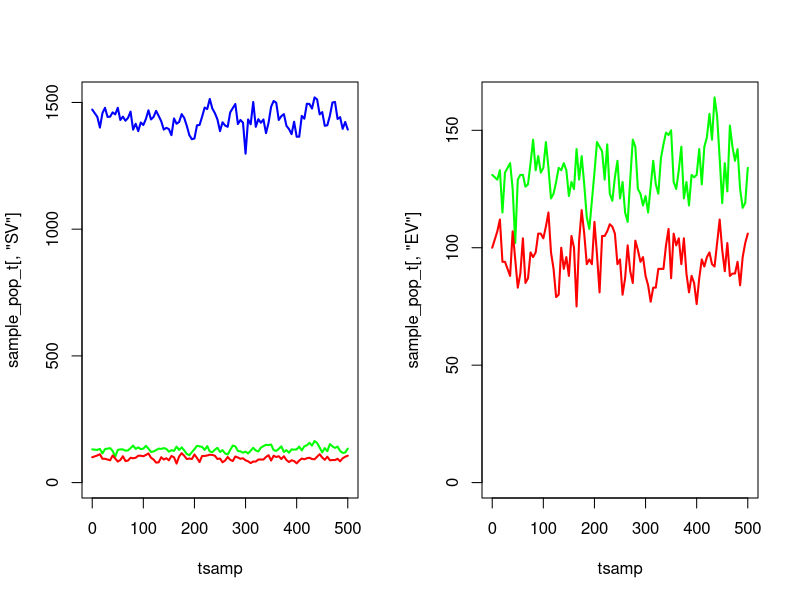
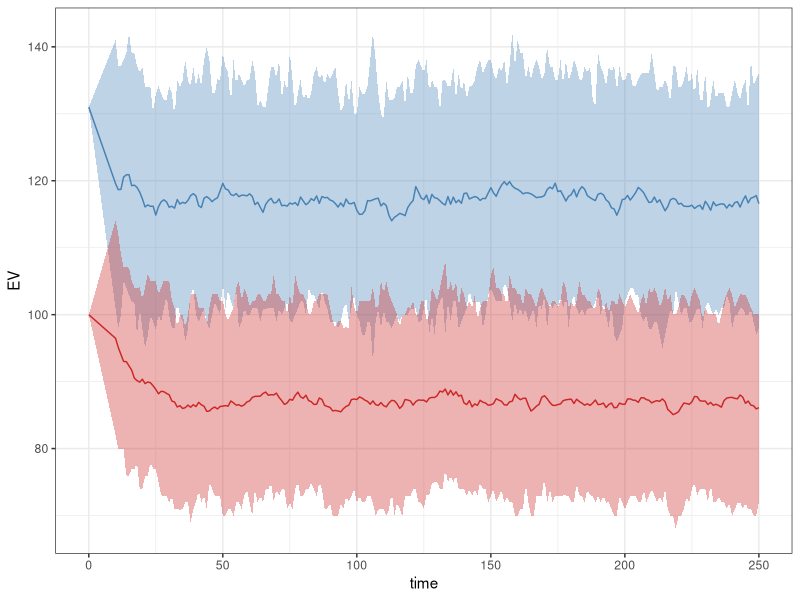

Write the R code that produced these figures, in order. (Note: this script raises an error after producing the figures.)
################################################################################
#   Exponential distribution of EIP
#   Deterministic Model
################################################################################

rm(list=ls());gc()

# make a single node
make_node <- function(){

  node <- list()

  # new eggs are generated from a conditionally independent Poisson process
  node$EL_new <- 0
  storage.mode(node$EL_new) <- "integer"

  # probabilities & transitions for early-stage instars (names are destinations of jumps)
  node$EL_probs <- rep(0,3)
  node$EL_probs <- setNames(node$EL_probs,c("EL","D","LL"))
  node$EL_transitions <- rep(0,3)
  node$EL_transitions <- setNames(node$EL_transitions,c("EL","D","LL"))
  storage.mode(node$EL_transitions) <- "integer"

  # probabilities & transitions for late-stage instars
  node$LL_probs <- rep(0,3)
  node$LL_probs <- setNames(node$LL_probs,c("LL","D","PL"))
  node$LL_transitions <- rep(0,3)
  node$LL_transitions <- setNames(node$LL_transitions,c("LL","D","PL"))
  storage.mode(node$LL_transitions) <- "integer"

  # probabilities & transitions for pupae
  node$PL_probs <- rep(0,4)
  node$PL_probs <- setNames(node$PL_probs,c("PL","D","SV_F","SV_M"))
  node$PL_transitions <- rep(0,4)
  node$PL_transitions <- setNames(node$PL_transitions,c("PL","D","SV_F","SV_M"))
  storage.mode(node$PL_transitions) <- "integer"

  # probabilities & transitions for susceptible vectors
  node$SV_probs <- rep(0,3)
  node$SV_probs <- setNames(node$SV_probs,c("SV","D","EV"))
  node$SV_transitions <- rep(0,3)
  node$SV_transitions <- setNames(node$SV_transitions,c("SV","D","EV"))
  storage.mode(node$SV_transitions) <- "integer"

  # probabilities & transitions for incubating vectors
  node$EV_probs <- rep(0,3)
  node$EV_probs <- setNames(node$EV_probs,c("EV","D","IV"))
  node$EV_transitions <- rep(0,3)
  node$EV_transitions <- setNames(node$EV_transitions,c("EV","D","IV"))
  storage.mode(node$EV_transitions) <- "integer"

  # probabilities & transitions for infectious vectors
  node$IV_probs <- rep(0,2)
  node$IV_probs <- setNames(node$IV_probs,c("IV","D"))
  node$IV_transitions <- rep(0,2)
  node$IV_transitions <- setNames(node$IV_transitions,c("IV","D"))
  storage.mode(node$IV_transitions) <- "integer"

  # state space
  node$EL <- 0L
  node$LL <- 0L
  node$PL <- 0L
  node$SV <- 0L
  node$EV <- 0L
  node$IV <- 0L

  list2env(node,hash=TRUE)
}

# execute an Euler-step for the model
# rates -> probabilities are defined by discretisation of the underlying
# CTMC system (competing hazards)
euler_step <- function(node,pars,tnow,dt){
  with(pars,{

    ########################################
    # INTERVENTION-DEPENDENT PARAMETERS
    ########################################

    delta <- 1/(tau1+tau2) # Inverse of gonotrophic cycle without ITNs/IRS
    e_ov <- beta*(exp(muV/delta)-1)/muV # Number of eggs per oviposition per mosquito

    ## Derived parameters which depend on intervention status:
    if(tnow > pars$time_ITN_on){
      ITNcov_t <- pars$ITNcov
    } else {
      ITNcov_t <- 0
    }
    if(tnow > pars$time_IRS_on){
      IRScov_t <- pars$IRScov
    } else {
      IRScov_t <- 0
    }

    # zCom: Probability of a mosquito being repelled from an ITN or IRS-treated house:
    c0 <- 1 - ITNcov_t - IRScov_t + ITNcov_t*IRScov_t
    cITN <- ITNcov_t - ITNcov_t*IRScov_t
    cIRS <- IRScov_t - ITNcov_t*IRScov_t
    cCom <- ITNcov_t*IRScov_t
    rCom <- rIRS + (1-rIRS)*rITN
    sCom  <- (1-rIRS)*sITN*sIRS
    zCom <- Q0*cITN*phiB*rITN + Q0*cIRS*phiI*rIRS + Q0*cCom*(phiI-phiB)*rIRS + Q0*cCom*phiB*rCom

    # deltaCom: Inverse of gonotrophic cycle length with ITNs & IRS:
    deltaCom <- 1/(tau1/(1-zCom) + tau2)

    # wCom: Probability that a surviving mosquito succeeds in feeding during a single attempt:
    wCom <- 1 - Q0 + Q0*c0 + Q0*cITN*(1-phiB+phiB*sITN) + Q0*cIRS*(1-phiI+phiI*sIRS) + Q0*cCom*((phiI-phiB)*sIRS + 1-phiI + phiB*sCom)

    # muVCom: Female mosquito death rate in presence of ITNs & IRS:
    p10 <- exp(-muV*tau1)
    p1Com <- p10*wCom/(1 - zCom*p10)
    p2 <- exp(-muV*tau2)
    pCom <- (p1Com*p2)^deltaCom
    muVCom <- -log(pCom)

    # betaCom: Eggs laid per day by female mosquitoes in presence of ITNs & IRS:
    betaCom <- e_ov*muVCom/(exp(muVCom/deltaCom) - 1)

    ########################################
    # EARLY-STAGE LARVAL INSTARS (EL)
    ########################################

    # inbound oviposition to EL
    NV <- sum(node$SV,node$EV,node$IV)
    node$EL_new <- rpois(n = 1,lambda = betaCom*NV*dt)

    # instantaneous hazards for EL
    haz_EL_mort <- muEL*(1 + ((node$EL+node$LL)/K))
    haz_EL_2LL <- 1/durEL

    # jump probabilities
    node$EL_probs[["EL"]] <- exp(-(haz_EL_mort + haz_EL_2LL)*dt)
    node$EL_probs[["D"]] <- (1 - node$EL_probs[["EL"]])*(haz_EL_mort / (haz_EL_mort + haz_EL_2LL)) # death
    node$EL_probs[["LL"]] <- (1 - node$EL_probs[["EL"]])*(haz_EL_2LL / (haz_EL_mort + haz_EL_2LL)) # to late-instar

    # jump sizes
    node$EL_transitions[c("EL","D","LL")] <- as.vector(rmultinom(n=1,size=node$EL,prob=node$EL_probs))

    ########################################
    # LATE-STAGE LARVAL INSTARS (LL)
    ########################################

    # instantaneous hazards for LL
    haz_LL_mort <- muLL*(1 + gamma*((node$EL+node$LL)/K))
    haz_LL_2PL <- 1/durLL

    # jump probabilities
    node$LL_probs[["LL"]] <- exp(-(haz_LL_mort + haz_LL_2PL)*dt)
    node$LL_probs[["D"]] <- (1 - node$LL_probs[["LL"]])*(haz_LL_mort / (haz_LL_mort + haz_LL_2PL)) # death
    node$LL_probs[["PL"]] <- (1 - node$LL_probs[["LL"]])*(haz_LL_2PL / (haz_LL_mort + haz_LL_2PL)) # to pupae

    # jump sizes
    node$LL_transitions[c("LL","D","PL")] <- as.vector(rmultinom(n=1,size=node$LL,prob=node$LL_probs))

    ########################################
    # PUPAE (PL)
    ########################################

    # instantaneous hazards for PL
    haz_PL_mort <- muPL
    haz_PL_2SV_F <- (1/durPL)*0.5
    haz_PL_2SV_M <- (1/durPL)*0.5

    # jump probabilities
    node$PL_probs[["PL"]] <- exp(-(haz_PL_mort + haz_PL_2SV_F + haz_PL_2SV_M)*dt)
    node$PL_probs[["D"]] <- (1 - node$PL_probs[["PL"]])*(haz_PL_mort / (haz_PL_mort + haz_PL_2SV_F + haz_PL_2SV_M)) # death
    node$PL_probs[["SV_F"]] <- (1 - node$PL_probs[["PL"]])*(haz_PL_2SV_F / (haz_PL_mort + haz_PL_2SV_F + haz_PL_2SV_M)) # to susceptible female
    node$PL_probs[["SV_M"]] <- (1 - node$PL_probs[["PL"]])*(haz_PL_2SV_M / (haz_PL_mort + haz_PL_2SV_F + haz_PL_2SV_M)) # to susceptible males

    # jump sizes
    node$PL_transitions[c("PL","D","SV_F","SV_M")] <- as.vector(rmultinom(n=1,size=node$PL,prob=node$PL_probs))

    ########################################
    # SUSCEPTIBLE VECTORS (SV)
    ########################################

    # instantaneous hazards for SV
    haz_SV_mort <-  muVCom
    haz_SV_inf <- lambdaV

    # jump probabilities
    node$SV_probs[["SV"]] <- exp(-(haz_SV_mort + haz_SV_inf)*dt)
    node$SV_probs[["D"]] <- (1 - node$SV_probs[["SV"]])*(haz_SV_mort / (haz_SV_mort + haz_SV_inf)) # death
    node$SV_probs[["EV"]] <- (1 - node$SV_probs[["SV"]])*(haz_SV_inf / (haz_SV_mort + haz_SV_inf)) # to incubating

    # jump sizes
    node$SV_transitions[c("SV","D","EV")] <- as.vector(rmultinom(n=1,size=node$SV,prob=node$SV_probs))

    ########################################
    # INCUBATING VECTORS (EV)
    ########################################

    # instantaneous hazards for EV
    haz_EV_mort <-  muVCom
    haz_EV_inc <- 1/durEV

    # jump probabilities
    node$EV_probs[["EV"]] <- exp(-(haz_EV_mort + haz_EV_inc)*dt)
    node$EV_probs[["D"]] <- (1 - node$EV_probs[["EV"]])*(haz_EV_mort / (haz_EV_mort + haz_EV_inc)) # death
    node$EV_probs[["IV"]] <- (1 - node$EV_probs[["EV"]])*(haz_EV_inc / (haz_EV_mort + haz_EV_inc)) # to infectious

    # jump sizes
    node$EV_transitions[c("EV","D","IV")] <- as.vector(rmultinom(n=1,size=node$EV,prob=node$EV_probs))

    ########################################
    # INFECTIOUS VECTORS (IV)
    ########################################

    # instantaneous hazards for IV
    haz_IV_mort <- muVCom

    # jump probabilities
    node$IV_probs[["IV"]] <- exp(-haz_IV_mort*dt)
    node$IV_probs[["D"]] <- (1 - node$IV_probs[["IV"]])

    # jump sizes
    node$IV_transitions[c("IV","D")] <- as.vector(rmultinom(n=1,size=node$IV,prob=node$IV_probs))

    ########################################
    # UPDATE POPULATION
    ########################################

    node$EL <- node$EL_transitions[["EL"]] + node$EL_new
    node$LL <- node$LL_transitions[["LL"]] + node$EL_transitions[["LL"]]
    node$PL <- node$PL_transitions[["PL"]] + node$LL_transitions[["PL"]]
    node$SV <- node$SV_transitions[["SV"]] + node$PL_transitions[["SV_F"]]
    node$EV <- node$EV_transitions[["EV"]] + node$SV_transitions[["EV"]]
    node$IV <- node$IV_transitions[["IV"]] + node$EV_transitions[["IV"]]

  })
}

## Model parameters:
theta <- list(
	## Mosquito life cycle parameters:
	beta = 21.19, # Number of eggs laid per day by female mosquito
	muEL = 0.034, # Early larval instar daily mortality
	muLL = 0.035, # Late larval instar daily mortality
	muPL = 0.25, # Pupal daily mortality
	durEL = 6.64, # Duration of early instar stage
	durLL = 3.72, # Duration of late instar stage
	durPL = 0.64, # Duration of pupal stage
	durEV = 10, # Duration of latent period in mosquito (days)
	gamma = 13.25, # Effect of density-dependence on late instars relative to early instars
	tau1 = 0.68, # Time spent foraging for a blood meal at 0% ITN coverage
	tau2 = 2.32, # Time spent resting and ovipositing by a mosquito

	## Intervention parameters (variable):
	ITNcov = 0.5, # ITN coverage
	IRScov = 0.5, # IRS coverave
	time_ITN_on = 1e3, # When ITNs are applied (days)
	time_IRS_on = 1e3, # When IRS is applied (days)

	## Species-specific parameters:
	## An. gambiae:
	muV = 1/7.6, # Adult mosquito daily mortality
	Q0 = 0.92, # Human blood index
	phiB = 0.89, # Proportion of bites on a person while they are in bed
	phiI = 0.97, # Proportion of bites on a person while they are indoors
	rITN = 0.56, # Probability of mosquito repeating a feeding attempt due to IRS
	sITN = 0.03, # Probability of mosquito feeding and surviving in presence of ITNs
	rIRS = 0.60, # Probability of mosquito repeating a feeding attempt due to IRS
	sIRS = 0, # Probability of mosquito feeding and surviving in presence of IRS

	## An. arabiensis:
	# muV = 1/7.6, # Adult mosquito daily mortality
	# Q0 = 0.71, # Human blood index
	# phiB = 0.90, # Proportion of bites on a person while they are in bed
	# phiI = 0.96, # Proportion of bites on a person while they are indoors
	# rITN = 0.48, # Probability of mosquito repeating a feeding attempt due to IRS
	# sITN = 0.39, # Probability of mosquito feeding and surviving in presence of ITNs
	# rIRS = 0.60, # Probability of mosquito repeating a feeding attempt due to IRS
	# sIRS = 0, # Probability of mosquito feeding and surviving in presence of IRS

	## An. funestus:
	# muV = 1/8.9, # Adult mosquito daily mortality
	# Q0 = 0.94, # Human blood index
	# phiB = 0.90, # Proportion of bites on a person while they are in bed
	# phiI = 0.98, # Proportion of bites on a person while they are indoors
	# rITN = 0.56, # Probability of mosquito repeating a feeding attempt due to IRS
	# sITN = 0.03, # Probability of mosquito feeding and surviving in presence of ITNs
	# rIRS = 0.63, # Probability of mosquito repeating a feeding attempt due to IRS
	# sIRS = 0, # Probability of mosquito feeding and surviving in presence of IRS

	## Additional transmission parameters:
	f0 = 1/3, # Daily biting rate by mosquitoes on animals and humans
	epsilon0 = 10/365, # Daily entomological inolculation rate
	iH_eq = 0.45, # Equilibrium malaria prevalence in humans
	NH_eq = 200, # Equilibrium human population size
	bV = 0.15 # Probability of transmission from human to vector per infectious bite
)

with(theta,{

  a0 <<- Q0*f0 # Human biting rate at equilibrium
  lambdaV <<- a0*iH_eq*bV # Force of infection in mosquitoes at equilibrium

  IV_eq <<- 100
  EV_eq <<- durEV*IV_eq*muV
  SV_eq <<- ((durEV*IV_eq*muV) + ((durEV^2)*IV_eq*(muV^2))) / (durEV*lambdaV)
  NV_eq <<- IV_eq + EV_eq + SV_eq

  omega_1 <<- -0.5 * ( (gamma*(muLL/muEL)) - (durEL/durLL) + ((gamma-1)*muLL*durEL) )
  omega_2 <<- sqrt(
    (0.25 * (( (gamma*(muLL/muEL)) - (durEL/durLL) + ((gamma-1)*muLL*durEL) )^2)) + (gamma * ((beta*muLL*durEL) / (2*muEL*muV*durLL*(1 + (durPL*muPL)))) )
  )
  omega <<- omega_1 + omega_2

  PL_eq <<- 2*durPL*muV*NV_eq
  LL_eq <<- 2*muV*durLL*(1 + (durPL*muPL))*NV_eq
  EL_eq <<- 2*omega*muV*durLL*(1 + (durPL*muPL))*NV_eq

  K <<- (NV_eq*2*durLL*muV*(1 + (durPL*muPL))*gamma*(omega+1)) / ((omega/(muLL*durEL)) - (1/(muLL*durLL)) - 1)
})


# # equilibrium solutions
# with(theta,{
#
#   ## Derived parameters:
#   # NV <<- SV + EV + IV # Total mosquito population size
#   delta <<- 1/(tau1+tau2) # Inverse of gonotrophic cycle without ITNs/IRS
#   e_ov <<- beta*(exp(muV/delta)-1)/muV # Number of eggs per oviposition per mosquito
#   b_omega <<- gamma*muLL/muEL - durEL/durLL + (gamma-1)*muLL*durEL
#   omega <<- -0.5*b_omega + sqrt(0.25*b_omega^2 + gamma*beta*muLL*durEL/(2*muEL*muV*durLL*(1+durPL*muPL)))
#
#   a0 <<- Q0*f0 # Human biting rate at equilibrium
#
#   lambdaV <<- a0*iH_eq*bV # Force of infection in mosquitoes at equilibrium
#
#
#   iV_eq <<- lambdaV*exp(-muV*durEV)/(lambdaV + muV)
#   sV_eq <<- iV_eq*muV/(lambdaV*exp(-muV*durEV))
#   eV_eq <<- 1 - sV_eq - iV_eq
#
#   NV_eq <<- epsilon0*NH_eq/(iV_eq*a0)
#
#   EL_eq <<- 2*omega*muV*durLL*(1 + muPL*durPL)*NV_eq
#   LL_eq <<- 2*muV*durLL*(1 + muPL*durPL)*NV_eq
#   PL_eq <<- 2*muV*durPL*NV_eq
#
#   SV_eq <<- sV_eq*NV_eq
#   EV_eq <<- eV_eq*NV_eq
#   IV_eq <<- iV_eq*NV_eq
#
#   K <<- 2*NV_eq*muV*durLL*(1 + muPL*durPL)*gamma*(omega+1)/(omega/(muLL*durEL) - 1/(muLL*durLL) - 1) # Larval carrying capacity
#
# })

theta1 <- c(theta,K=K,lambdaV=lambdaV)

node <- make_node()
node$EL <- as.integer(EL_eq)
node$LL <- as.integer(LL_eq)
node$PL <- as.integer(PL_eq)
node$SV <- as.integer(SV_eq)
node$EV <- as.integer(EV_eq)
node$IV <- as.integer(IV_eq)

tmax <- 500
dt <- 0.05
time <- seq(from=1,to=tmax,by=dt)

# sampling grid
sample_grid <- tsamp <- c(0,seq(from=10,to = tmax,by = 5))
sample_pop <- matrix(0,nrow=6,ncol=length(sample_grid),dimnames=list(c("EL","LL","PL","SV","EV","IV"),paste0(sample_grid)))

sample_pop["EL",1] <- node$EL
sample_pop["LL",1] <- node$LL
sample_pop["PL",1] <- node$PL
sample_pop["SV",1] <- node$SV
sample_pop["EV",1] <- node$EV
sample_pop["IV",1] <- node$IV
sample_grid <- sample_grid[-1]

# run simulation
pb <- txtProgressBar(min = 1,max = length(time))
for(t in 1:length(time)){

  # euler step
  euler_step(node = node,pars = theta1,tnow = time[t],dt = dt)

  # sample the population (done at the very end of the time-step, because its not part of the dynamics)
  if(time[t] == sample_grid[1]){

    sample_pop["EL",as.character(sample_grid[1])] <- node$EL
    sample_pop["LL",as.character(sample_grid[1])] <- node$LL
    sample_pop["PL",as.character(sample_grid[1])] <- node$PL
    sample_pop["SV",as.character(sample_grid[1])] <- node$SV
    sample_pop["EV",as.character(sample_grid[1])] <- node$EV
    sample_pop["IV",as.character(sample_grid[1])] <- node$IV
    sample_grid <- sample_grid[-1]

  }
  setTxtProgressBar(pb = pb,value = t)
}

sample_pop_t <- t(sample_pop)
par(mfrow=c(1,2))
ylim <- max(sample_pop_t[,4:6])
plot(x = tsamp,y = sample_pop_t[,"SV"],col="blue",lwd=2,ylim=c(0,ylim),type="l")
lines(x = tsamp,y = sample_pop_t[,"EV"],col="green",lwd=2)
lines(x = tsamp,y = sample_pop_t[,"IV"],col="red",lwd=2)

ylim <- max(sample_pop_t[,5:6])
plot(x = tsamp,y = sample_pop_t[,"EV"],col="green",lwd=2,ylim=c(0,ylim),type="l")
lines(x = tsamp,y = sample_pop_t[,"IV"],col="red",lwd=2)
par(mfrow=c(1,1))

tail(sample_pop_t)
mean(sample_pop_t[,"IV"])



################################################################################
# run ensemble of simulations
################################################################################

nruns <- 100
tmax <- 250
dt <- 0.5
time <- seq(from=1,to=tmax,by=dt)

# sampling grid
tsamp <- c(0,seq(from=10,to = tmax,by = 1))
sample_pop <- array(0,dim=c(6,length(tsamp),nruns),dimnames=list(c("EL","LL","PL","SV","EV","IV"),paste0(tsamp),paste0(1:nruns)))


pb <- txtProgressBar(min = 1,max = nruns)
for(i in 1:nruns){

  sample_grid <- tsamp

  # make the node
  node <- make_node()
  node$EL <- as.integer(EL_eq)
  node$LL <- as.integer(LL_eq)
  node$PL <- as.integer(PL_eq)
  node$SV <- as.integer(SV_eq)
  node$EV <- as.integer(EV_eq)
  node$IV <- as.integer(IV_eq)

  # record output
  sample_pop["EL",1,i] <- node$EL
  sample_pop["LL",1,i] <- node$LL
  sample_pop["PL",1,i] <- node$PL
  sample_pop["SV",1,i] <- node$SV
  sample_pop["EV",1,i] <- node$EV
  sample_pop["IV",1,i] <- node$IV
  sample_grid <- sample_grid[-1]

  for(t in 1:length(time)){

    # euler step
    euler_step(node = node,pars = theta1,tnow = time[t],dt = dt)

    # sample the population (done at the very end of the time-step, because its not part of the dynamics)
    if(time[t] == sample_grid[1]){

      sample_pop["EL",as.character(sample_grid[1]),i] <- node$EL
      sample_pop["LL",as.character(sample_grid[1]),i] <- node$LL
      sample_pop["PL",as.character(sample_grid[1]),i] <- node$PL
      sample_pop["SV",as.character(sample_grid[1]),i] <- node$SV
      sample_pop["EV",as.character(sample_grid[1]),i] <- node$EV
      sample_pop["IV",as.character(sample_grid[1]),i] <- node$IV
      sample_grid <- sample_grid[-1]

    }
  }

  setTxtProgressBar(pb,i)
}

# mean_E <- colMeans(sample_pop["EL",,])
# mean_L <- colMeans(sample_pop["LL",,])
# mean_P <- colMeans(sample_pop["PL",,])

mean_pops <- apply(X = sample_pop,MARGIN = c(1,2),FUN = mean)

mean_SV <- rowMeans(sample_pop["SV",,])
mean_EV <- rowMeans(sample_pop["EV",,])
mean_IV <- rowMeans(sample_pop["IV",,])

quant_SV <- apply(X = sample_pop["SV",,],MARGIN = 1,FUN = function(x){
  quantile(x,probs = c(0.05,0.95))
})
quant_EV <- apply(X = sample_pop["EV",,],MARGIN = 1,FUN = function(x){
  quantile(x,probs = c(0.05,0.95))
})
quant_IV <- apply(X = sample_pop["IV",,],MARGIN = 1,FUN = function(x){
  quantile(x,probs = c(0.05,0.95))
})

plot_datEV <- data.frame(time=tsamp,EV=mean_EV,EV_l=quant_EV[1,],EV_h=quant_EV[2,])
plot_datIV <- data.frame(time=tsamp,IV=mean_IV,IV_l=quant_IV[1,],IV_h=quant_IV[2,])

library(ggplot2)

ggplot() +
  geom_line(data=plot_datEV,aes(x=time,y=EV),color="steelblue") +
  geom_ribbon(data=plot_datEV,aes(x=time,ymin=EV_l,ymax=EV_h),alpha=0.35,fill="steelblue") +
  geom_line(data=plot_datIV,aes(x=time,y=IV),color="firebrick3") +
  geom_ribbon(data=plot_datIV,aes(x=time,ymin=IV_l,ymax=IV_h),alpha=0.35,fill="firebrick3") +
  theme_bw()


################################################################################
# run ensemble of simulations (with better equilibrium)
################################################################################

# test our numerical/analytic "exact" equilibria
dt <- 1
eq <- calc_eq(theta = theta1,dt = dt,IV = IV_eq,lambdaV = lambdaV)
theta2 <- theta1
theta2$K <- eq$K_eq

# ensemble parameters
nruns <- 100
tmax <- 1e3
dt <- 1
time <- seq(from=1,to=tmax,by=dt)

# sampling grid
tsamp <- c(0,seq(from=10,to = tmax,by = 1))
sample_pop <- array(0,dim=c(6,length(tsamp),nruns),dimnames=list(c("EL","LL","PL","SV","EV","IV"),paste0(tsamp),paste0(1:nruns)))


pb <- txtProgressBar(min = 1,max = nruns)
for(i in 1:nruns){

  sample_grid <- tsamp

  # make the node
  node <- make_node()
  node$EL <- as.integer(eq$EL_eq)
  node$LL <- as.integer(eq$LL_eq)
  node$PL <- as.integer(eq$PL_eq)
  node$SV <- as.integer(eq$SV_eq)
  node$EV <- as.integer(eq$EV_eq)
  node$IV <- as.integer(IV_eq)

  # record output
  sample_pop["EL",1,i] <- node$EL
  sample_pop["LL",1,i] <- node$LL
  sample_pop["PL",1,i] <- node$PL
  sample_pop["SV",1,i] <- node$SV
  sample_pop["EV",1,i] <- node$EV
  sample_pop["IV",1,i] <- node$IV
  sample_grid <- sample_grid[-1]

  for(t in 1:length(time)){

    # euler step
    euler_step(node = node,pars = theta2,tnow = time[t],dt = dt)

    # sample the population (done at the very end of the time-step, because its not part of the dynamics)
    if(time[t] == sample_grid[1]){

      sample_pop["EL",as.character(sample_grid[1]),i] <- node$EL
      sample_pop["LL",as.character(sample_grid[1]),i] <- node$LL
      sample_pop["PL",as.character(sample_grid[1]),i] <- node$PL
      sample_pop["SV",as.character(sample_grid[1]),i] <- node$SV
      sample_pop["EV",as.character(sample_grid[1]),i] <- node$EV
      sample_pop["IV",as.character(sample_grid[1]),i] <- node$IV
      sample_grid <- sample_grid[-1]

    }
  }

  setTxtProgressBar(pb,i)
}

# plot the output
mean_SV <- rowMeans(sample_pop["SV",,])
mean_EV <- rowMeans(sample_pop["EV",,])
mean_IV <- rowMeans(sample_pop["IV",,])

quant_SV <- apply(X = sample_pop["SV",,],MARGIN = 1,FUN = function(x){
  quantile(x,probs = c(0.05,0.95))
})
quant_EV <- apply(X = sample_pop["EV",,],MARGIN = 1,FUN = function(x){
  quantile(x,probs = c(0.05,0.95))
})
quant_IV <- apply(X = sample_pop["IV",,],MARGIN = 1,FUN = function(x){
  quantile(x,probs = c(0.05,0.95))
})

plot_datEV <- data.frame(time=tsamp,EV=mean_EV,EV_l=quant_EV[1,],EV_h=quant_EV[2,])
plot_datIV <- data.frame(time=tsamp,IV=mean_IV,IV_l=quant_IV[1,],IV_h=quant_IV[2,])

library(ggplot2)

ggplot() +
  geom_line(data=plot_datEV,aes(x=time,y=EV),color="steelblue") +
  geom_ribbon(data=plot_datEV,aes(x=time,ymin=EV_l,ymax=EV_h),alpha=0.35,fill="steelblue") +
  geom_line(data=plot_datIV,aes(x=time,y=IV),color="firebrick3") +
  geom_ribbon(data=plot_datIV,aes(x=time,ymin=IV_l,ymax=IV_h),alpha=0.35,fill="firebrick3") +
  theme_bw()
